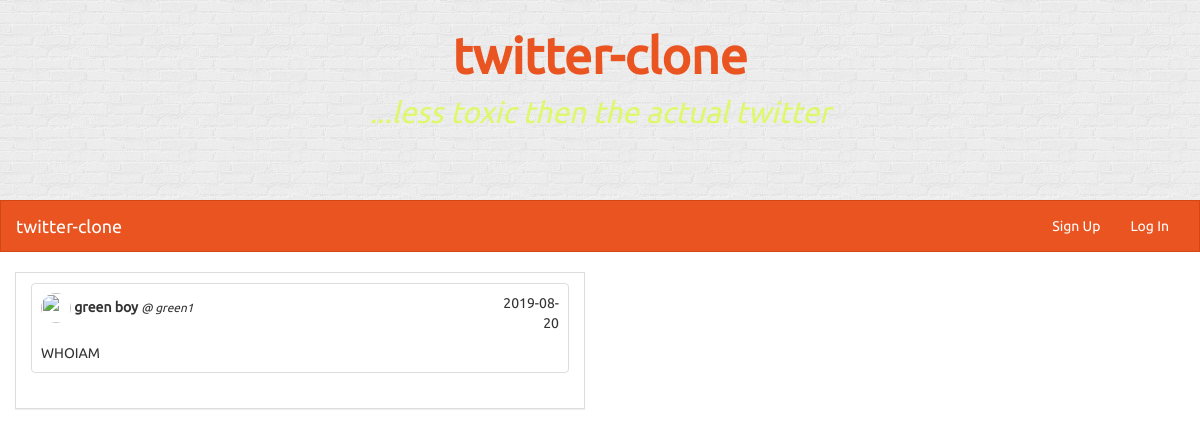
The app's page /tweet/1 with its own data.
### twitter_clone/models.py (models this page shows, shortened)
class User(UserMixin, db.Model):
    id = db.Column(db.Integer, primary_key=True)
    name = db.Column(db.String(100))
    username = db.Column(db.String(30))
    email = db.Column(db.String(120))
    image = db.Column(db.String(100), default='amon.png')
    password = db.Column(db.String(50))
    join_date = db.Column(db.DateTime)
    tweets = db.relationship('Tweet', backref='user', lazy='dynamic')
    following = db.relationship('User', secondary=followers,
        primaryjoin=(followers.c.follower_id == id),
        secondaryjoin=(followers.c.following_id == id),
        backref=db.backref('followers', lazy='dynamic'), lazy='dynamic')
    followed_by = db.relationship('User', secondary=followers,
        primaryjoin=(followers.c.following_id == id),
        secondaryjoin=(followers.c.follower_id == id),
        backref=db.backref('follower', lazy='dynamic'), lazy='dynamic')

class Tweet(db.Model):
    id = db.Column(db.Integer, primary_key=True)
    user_id = db.Column(db.Integer, db.ForeignKey('user.id'))
    text = db.Column(db.String(140))
    date_created = db.Column(db.DateTime)

### twitter_clone/routes.py (the view)
@app.route('/tweet/<int:tweet_id>')
def view_tweet(tweet_id):
    tweet = Tweet.query.get_or_404(tweet_id)
    image_file = tweet.user.image
    return render_template('view_tweet.html', tweet=tweet, image_file=image_file)

### twitter_clone/templates/view_tweet.html
{% extends 'layout.html' %}
{% block content %}
<div class="col-lg-6">
    <div class="panel panel-default">
        <div class="panel-body">
                <div class="row">
                    <div class="col-xs-12 col-sm-12 col-md-12 col-lg-12">
                        <div class="thumbnail">
                            <div class="caption">
                                <div class="row">
                                    <div class="col-lg-10">
                                        <img src="{{ tweet.user.image_file }}" style="width: 30px; height: 30px;" class="img-circle">
                                        <strong> {{ tweet.user.name }}</strong>
                                        <small><em>@ {{ tweet.user.username }}</em></small>
                                    </div>
                                    <div class="col-lg-2 text-right">
                                        {{ (tweet.date_created.strftime('%Y-%m-%d')) }}
                                    </div>
                                </div>
                                <div class="row pad">
                                    <div class="col-lg-12">
                                        {{ tweet.text }}
                                    </div>
                                </div>
                            </div>
                        </div>
                    </div>
                </div>
        </div>
    </div>
</div>
{% endblock content %}

### twitter_clone/static/css/styles.css (style rules this page uses)
body { font-family: Ubuntu, verdana, georgia, serif, sans-serif; }
div.panel, .btn, .navbar { border-radius: 0; }
.pad { margin-top: 10px !important; }
div.panel-body { padding-top: 10px; }
div.thumbnail { padding: 0; }

### records on screen
User: user.name "green boy", user.username "green1"
Tweet: date_created "2019-08-20", text "WHOIAM"
